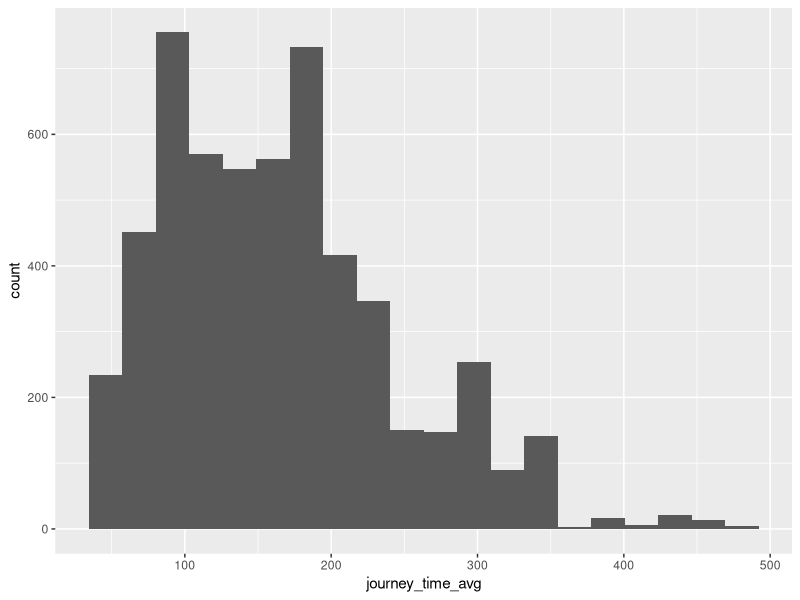
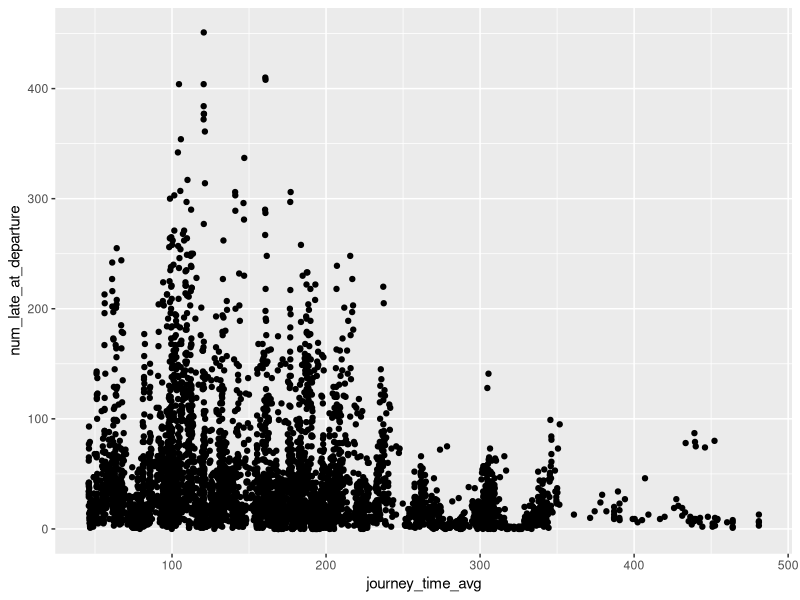
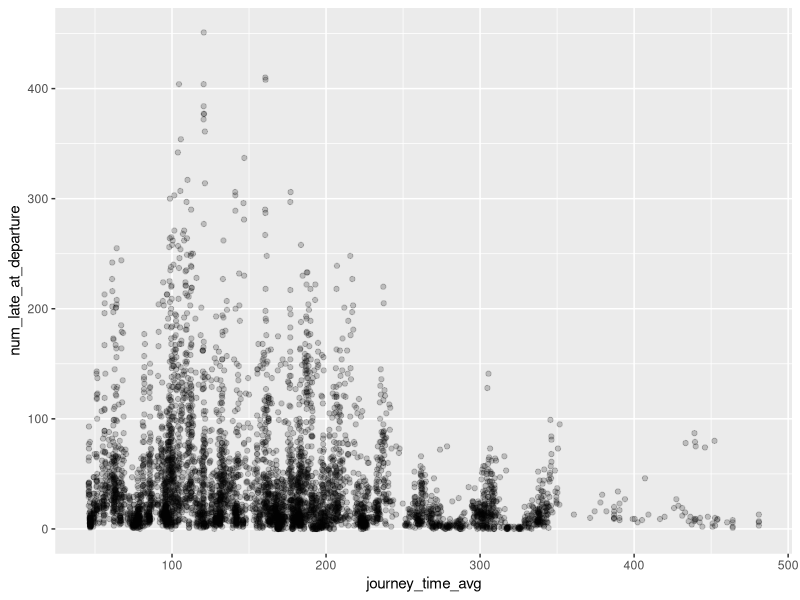
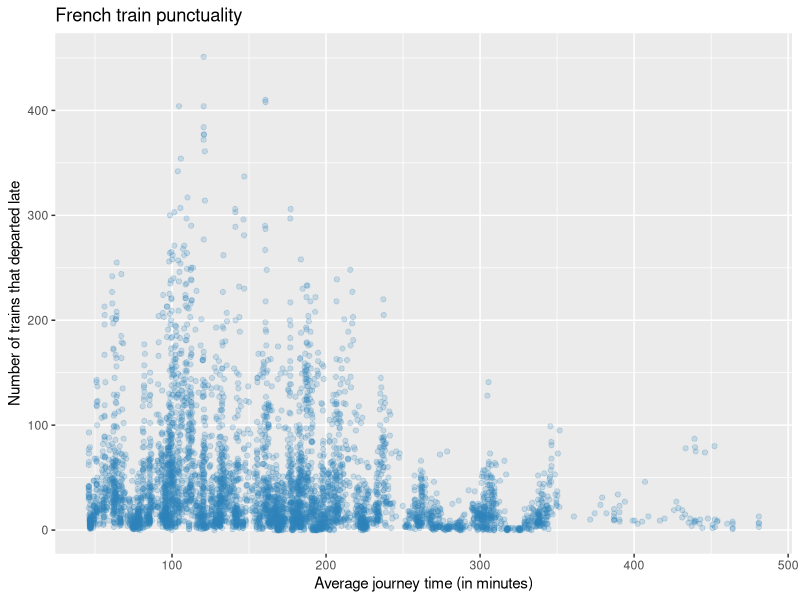
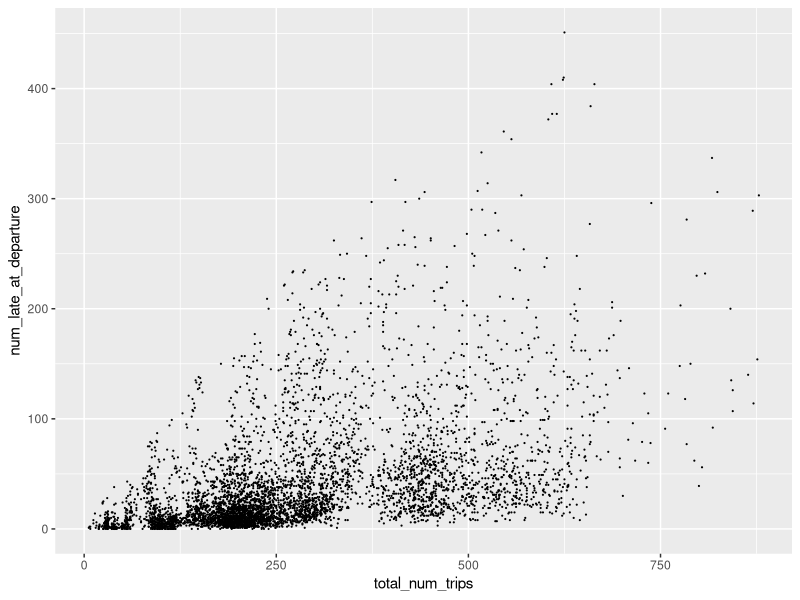
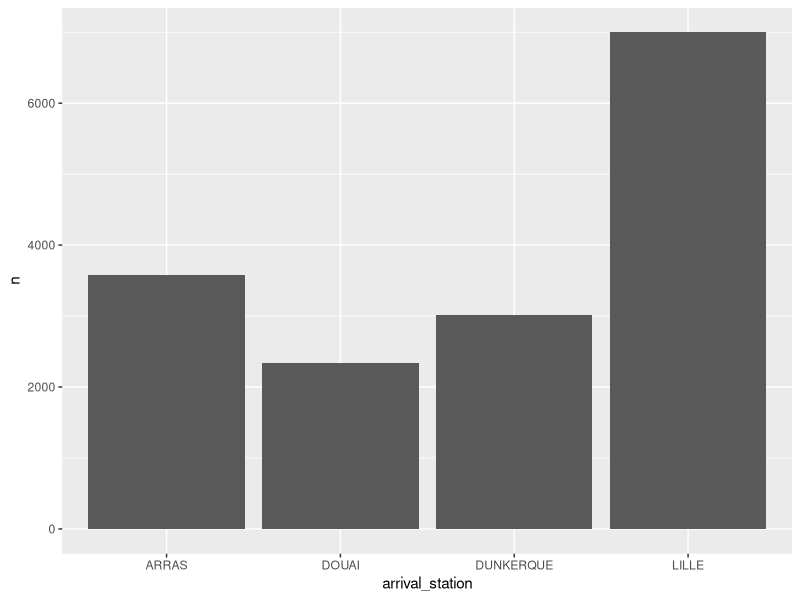
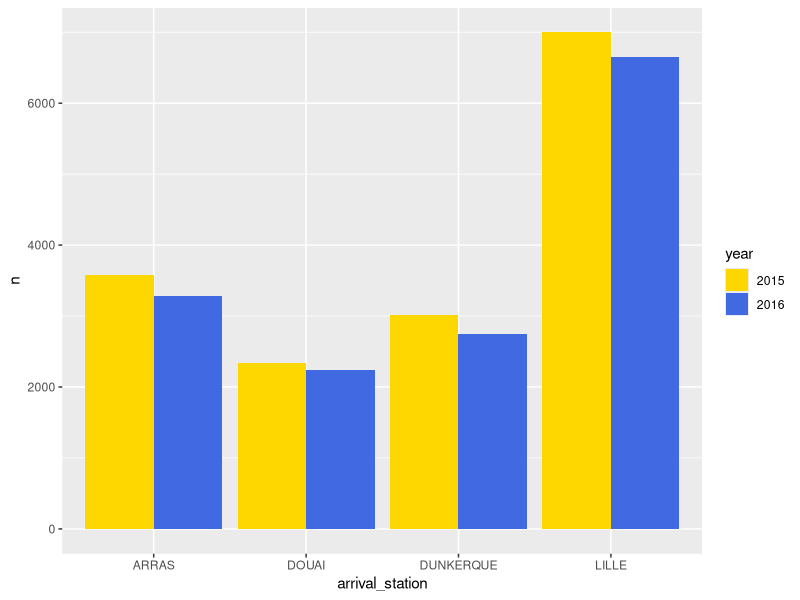
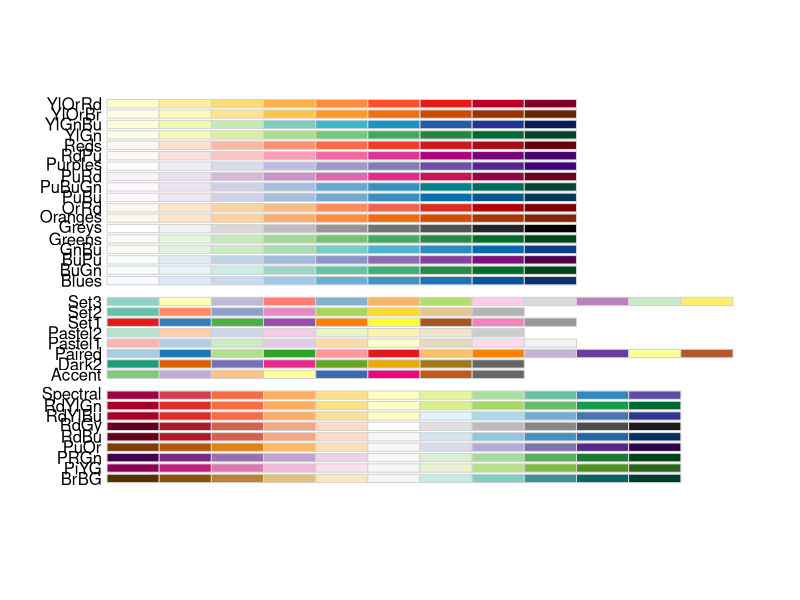

These figures' R source, in order:
## ---- chunk 1
knitr::opts_chunk$set(echo = TRUE)
## ---- chunk 2
library(tidyverse)
library(RColorBrewer)
## ---- chunk 3
trains_df <- read_csv("french_trains.csv")
trains_df
## ---- chunk 4
head(trains_df)
tail(trains_df)
## ---- chunk 5
ggplot(trains_df, aes(x = journey_time_avg)) +
  geom_histogram(bins = 20)
## ---- chunk 6
trains_df |> 
  ggplot(aes(x = journey_time_avg, y = num_late_at_departure)) +
  geom_point()
## ---- chunk 7
trains_df |> 
  ggplot(aes(x = journey_time_avg, y = num_late_at_departure)) +
  geom_point(alpha = 0.2)
## ---- chunk 8
trains_df |> 
  ggplot(aes(x = journey_time_avg, y = num_late_at_departure)) +
  geom_point(alpha = 0.2, colour = "#3182bd") +
  labs(
    title = "French train punctuality",
    x = "Average journey time (in minutes)",
    y = "Number of trains that departed late"
  )
## ---- chunk 9
trains_df |> 
  ggplot(aes(x = total_num_trips, y = num_late_at_departure)) +
  geom_point(size = 0.1)
## ---- chunk 10
trains_df |> 
  filter(departure_station == "PARIS NORD",
         year == 2015) |> 
  group_by(arrival_station) |> 
  summarise(n = sum(total_num_trips)) |> 
  ggplot(aes(x = arrival_station, y = n)) +
  geom_bar(stat = "identity")
## ---- chunk 11
bar_plot <- trains_df |> 
  filter(departure_station == "PARIS NORD", 
         year %in% c(2015, 2016)) |>
  mutate(year = as.factor(year)) |> 
  group_by(year, arrival_station) |> 
  summarise(n = sum(total_num_trips), .groups = "drop") |> 
  ggplot(aes(x = arrival_station, y = n, fill = year)) +
  geom_bar(stat = "identity", position = "dodge")
## ---- chunk 12
bar_plot +
  scale_fill_manual(values = c("2015" = "gold", "2016" = "royalblue"))
## ---- chunk 13
display.brewer.all()
## ---- chunk 14
bar_plot +
  scale_fill_brewer(palette = "Accent")
## ---- chunk 15
trains_df |> 
  filter(departure_station == "NANTES",
         year == 2018) |> 
  group_by(arrival_station) |> 
  summarise(n = sum(total_num_trips)) |> 
  ggplot(aes(x = arrival_station, y = n, fill = arrival_station)) +
  geom_bar(stat = "identity") +
  scale_fill_brewer(palette = "Paired")
